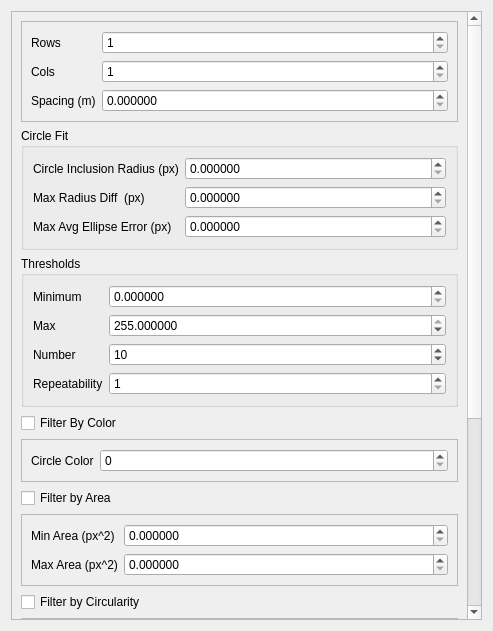
<?xml version="1.0" encoding="UTF-8"?>
<ui version="4.0">
 <class>ModifiedCircleGridTargetFinder</class>
 <widget class="QWidget" name="ModifiedCircleGridTargetFinder">
  <property name="geometry">
   <rect>
    <x>0</x>
    <y>0</y>
    <width>493</width>
    <height>631</height>
   </rect>
  </property>
  <property name="windowTitle">
   <string>Form</string>
  </property>
  <layout class="QVBoxLayout" name="verticalLayout_2">
   <item>
    <widget class="QScrollArea" name="scrollArea">
     <property name="horizontalScrollBarPolicy">
      <enum>Qt::ScrollBarAlwaysOff</enum>
     </property>
     <property name="widgetResizable">
      <bool>true</bool>
     </property>
     <widget class="QWidget" name="scrollAreaWidgetContents">
      <property name="geometry">
       <rect>
        <x>0</x>
        <y>0</y>
        <width>459</width>
        <height>1005</height>
       </rect>
      </property>
      <layout class="QVBoxLayout" name="verticalLayout">
       <item>
        <widget class="QFrame" name="frame">
         <property name="frameShape">
          <enum>QFrame::StyledPanel</enum>
         </property>
         <property name="frameShadow">
          <enum>QFrame::Raised</enum>
         </property>
         <layout class="QFormLayout" name="formLayout_5">
          <item row="0" column="0">
           <widget class="QLabel" name="label">
            <property name="text">
             <string>Rows</string>
            </property>
           </widget>
          </item>
          <item row="0" column="1">
           <widget class="QSpinBox" name="rowSpinBox">
            <property name="minimum">
             <number>1</number>
            </property>
           </widget>
          </item>
          <item row="1" column="0">
           <widget class="QLabel" name="label_2">
            <property name="text">
             <string>Cols</string>
            </property>
           </widget>
          </item>
          <item row="1" column="1">
           <widget class="QSpinBox" name="colSpinBox">
            <property name="minimum">
             <number>1</number>
            </property>
           </widget>
          </item>
          <item row="2" column="0">
           <widget class="QLabel" name="label_3">
            <property name="text">
             <string>Spacing (m)</string>
            </property>
           </widget>
          </item>
          <item row="2" column="1">
           <widget class="QDoubleSpinBox" name="spacingDoubleSpinBox">
            <property name="decimals">
             <number>6</number>
            </property>
            <property name="maximum">
             <double>1000000000.000000000000000</double>
            </property>
            <property name="singleStep">
             <double>0.010000000000000</double>
            </property>
           </widget>
          </item>
         </layout>
        </widget>
       </item>
       <item>
        <widget class="QGroupBox" name="groupBox_5">
         <property name="title">
          <string>Circle Fit</string>
         </property>
         <layout class="QFormLayout" name="formLayout_6">
          <item row="0" column="0">
           <widget class="QLabel" name="label_8">
            <property name="text">
             <string>Circle Inclusion Radius (px)</string>
            </property>
           </widget>
          </item>
          <item row="0" column="1">
           <widget class="QDoubleSpinBox" name="circleInclusionRadiusDoubleSpinBox">
            <property name="decimals">
             <number>6</number>
            </property>
            <property name="maximum">
             <double>1000000000.000000000000000</double>
            </property>
           </widget>
          </item>
          <item row="1" column="0">
           <widget class="QLabel" name="label_9">
            <property name="text">
             <string>Max Radius Diff  (px)</string>
            </property>
           </widget>
          </item>
          <item row="2" column="0">
           <widget class="QLabel" name="label_10">
            <property name="text">
             <string>Max Avg Ellipse Error (px)</string>
            </property>
           </widget>
          </item>
          <item row="1" column="1">
           <widget class="QDoubleSpinBox" name="maxRadiusDiffDoubleSpinBox">
            <property name="decimals">
             <number>6</number>
            </property>
            <property name="maximum">
             <double>1000000000.000000000000000</double>
            </property>
           </widget>
          </item>
          <item row="2" column="1">
           <widget class="QDoubleSpinBox" name="maxAvgEllipseErrorDoubleSpinBox">
            <property name="decimals">
             <number>6</number>
            </property>
            <property name="maximum">
             <double>1.000000000000000</double>
            </property>
           </widget>
          </item>
         </layout>
        </widget>
       </item>
       <item>
        <widget class="QGroupBox" name="groupBox">
         <property name="title">
          <string>Thresholds</string>
         </property>
         <layout class="QFormLayout" name="formLayout_9">
          <item row="0" column="0">
           <widget class="QLabel" name="label_4">
            <property name="text">
             <string>Minimum</string>
            </property>
           </widget>
          </item>
          <item row="0" column="1">
           <widget class="QDoubleSpinBox" name="minThresholdSpinBox">
            <property name="decimals">
             <number>6</number>
            </property>
            <property name="maximum">
             <double>255.000000000000000</double>
            </property>
           </widget>
          </item>
          <item row="1" column="0">
           <widget class="QLabel" name="label_5">
            <property name="text">
             <string>Max</string>
            </property>
           </widget>
          </item>
          <item row="1" column="1">
           <widget class="QDoubleSpinBox" name="maxThresholdSpinBox">
            <property name="decimals">
             <number>6</number>
            </property>
            <property name="maximum">
             <double>255.000000000000000</double>
            </property>
            <property name="value">
             <double>255.000000000000000</double>
            </property>
           </widget>
          </item>
          <item row="2" column="0">
           <widget class="QLabel" name="label_6">
            <property name="text">
             <string>Number</string>
            </property>
           </widget>
          </item>
          <item row="2" column="1">
           <widget class="QSpinBox" name="numThresholdSpinBox">
            <property name="minimum">
             <number>0</number>
            </property>
            <property name="maximum">
             <number>1000000000</number>
            </property>
            <property name="value">
             <number>10</number>
            </property>
           </widget>
          </item>
          <item row="3" column="0">
           <widget class="QLabel" name="label_7">
            <property name="text">
             <string>Repeatability</string>
            </property>
           </widget>
          </item>
          <item row="3" column="1">
           <widget class="QSpinBox" name="minRepeatSpinBox">
            <property name="minimum">
             <number>1</number>
            </property>
            <property name="maximum">
             <number>1000000000</number>
            </property>
           </widget>
          </item>
         </layout>
        </widget>
       </item>
       <item>
        <widget class="QCheckBox" name="filterByColorCheckBox">
         <property name="text">
          <string>Filter By Color</string>
         </property>
        </widget>
       </item>
       <item>
        <widget class="QFrame" name="frame_filter_color">
         <property name="frameShape">
          <enum>QFrame::StyledPanel</enum>
         </property>
         <property name="frameShadow">
          <enum>QFrame::Raised</enum>
         </property>
         <layout class="QFormLayout" name="formLayout_7">
          <item row="0" column="0">
           <widget class="QLabel" name="label_12">
            <property name="text">
             <string>Circle Color</string>
            </property>
           </widget>
          </item>
          <item row="0" column="1">
           <widget class="QSpinBox" name="circleColorSpinBox">
            <property name="minimum">
             <number>0</number>
            </property>
            <property name="maximum">
             <number>255</number>
            </property>
           </widget>
          </item>
         </layout>
        </widget>
       </item>
       <item>
        <widget class="QCheckBox" name="filterByAreaCheckBox">
         <property name="text">
          <string>Filter by Area</string>
         </property>
        </widget>
       </item>
       <item>
        <widget class="QFrame" name="frame_filter_area">
         <property name="frameShape">
          <enum>QFrame::StyledPanel</enum>
         </property>
         <property name="frameShadow">
          <enum>QFrame::Raised</enum>
         </property>
         <layout class="QFormLayout" name="formLayout_2">
          <item row="0" column="0">
           <widget class="QLabel" name="label_14">
            <property name="text">
             <string>Min Area (px^2)</string>
            </property>
           </widget>
          </item>
          <item row="0" column="1">
           <widget class="QDoubleSpinBox" name="maxAreaDoubleSpinBox">
            <property name="decimals">
             <number>6</number>
            </property>
            <property name="maximum">
             <double>1000000000.000000000000000</double>
            </property>
           </widget>
          </item>
          <item row="1" column="0">
           <widget class="QLabel" name="label_15">
            <property name="text">
             <string>Max Area (px^2)</string>
            </property>
           </widget>
          </item>
          <item row="1" column="1">
           <widget class="QDoubleSpinBox" name="minAreaDoubleSpinBox">
            <property name="decimals">
             <number>6</number>
            </property>
            <property name="maximum">
             <double>1000000000.000000000000000</double>
            </property>
           </widget>
          </item>
         </layout>
        </widget>
       </item>
       <item>
        <widget class="QCheckBox" name="filterByCircularityCheckBox">
         <property name="text">
          <string>Filter by Circularity</string>
         </property>
        </widget>
       </item>
       <item>
        <widget class="QFrame" name="frame_filter_circularity">
         <property name="frameShape">
          <enum>QFrame::StyledPanel</enum>
         </property>
         <property name="frameShadow">
          <enum>QFrame::Raised</enum>
         </property>
         <layout class="QFormLayout" name="formLayout_3">
          <item row="0" column="0">
           <widget class="QLabel" name="label_17">
            <property name="text">
             <string>Min Circularity</string>
            </property>
           </widget>
          </item>
          <item row="1" column="0">
           <widget class="QLabel" name="label_18">
            <property name="text">
             <string>Max Circularity</string>
            </property>
           </widget>
          </item>
          <item row="0" column="1">
           <widget class="QDoubleSpinBox" name="minCircularityDoubleSpinBox">
            <property name="decimals">
             <number>6</number>
            </property>
            <property name="maximum">
             <double>1000000000.000000000000000</double>
            </property>
           </widget>
          </item>
          <item row="1" column="1">
           <widget class="QDoubleSpinBox" name="maxCircularityDoubleSpinBox">
            <property name="decimals">
             <number>6</number>
            </property>
            <property name="maximum">
             <double>1000000000.000000000000000</double>
            </property>
           </widget>
          </item>
         </layout>
        </widget>
       </item>
       <item>
        <widget class="QCheckBox" name="filterByInertiaCheckBox">
         <property name="text">
          <string>Filter by Inertia</string>
         </property>
        </widget>
       </item>
       <item>
        <widget class="QFrame" name="frame_filter_inertia">
         <property name="frameShape">
          <enum>QFrame::StyledPanel</enum>
         </property>
         <property name="frameShadow">
          <enum>QFrame::Raised</enum>
         </property>
         <layout class="QFormLayout" name="formLayout_4">
          <item row="0" column="0">
           <widget class="QLabel" name="label_20">
            <property name="text">
             <string>Min Inertia Ratio</string>
            </property>
           </widget>
          </item>
          <item row="0" column="1">
           <widget class="QDoubleSpinBox" name="minInertiaRatioDoubleSpinBox">
            <property name="decimals">
             <number>6</number>
            </property>
            <property name="maximum">
             <double>1000000000.000000000000000</double>
            </property>
           </widget>
          </item>
          <item row="1" column="0">
           <widget class="QLabel" name="label_21">
            <property name="text">
             <string>Max Inertia Ratio</string>
            </property>
           </widget>
          </item>
          <item row="1" column="1">
           <widget class="QDoubleSpinBox" name="maxInertiaRatioDoubleSpinBox">
            <property name="decimals">
             <number>6</number>
            </property>
            <property name="maximum">
             <double>1000000000.000000000000000</double>
            </property>
           </widget>
          </item>
         </layout>
        </widget>
       </item>
       <item>
        <widget class="QCheckBox" name="filterByConvexityCheckBox">
         <property name="text">
          <string>Filter by Convexity</string>
         </property>
        </widget>
       </item>
       <item>
        <widget class="QFrame" name="frame_filter_convexity">
         <property name="frameShape">
          <enum>QFrame::StyledPanel</enum>
         </property>
         <property name="frameShadow">
          <enum>QFrame::Raised</enum>
         </property>
         <layout class="QFormLayout" name="formLayout">
          <item row="0" column="0">
           <widget class="QLabel" name="label_23">
            <property name="text">
             <string>Min Convexity</string>
            </property>
           </widget>
          </item>
          <item row="0" column="1">
           <widget class="QDoubleSpinBox" name="minConvexityDoubleSpinBox">
            <property name="decimals">
             <number>6</number>
            </property>
            <property name="maximum">
             <double>1000000000.000000000000000</double>
            </property>
           </widget>
          </item>
          <item row="1" column="0">
           <widget class="QLabel" name="label_24">
            <property name="text">
             <string>Max Convexity</string>
            </property>
           </widget>
          </item>
          <item row="1" column="1">
           <widget class="QDoubleSpinBox" name="maxConvexityDoubleSpinBox">
            <property name="decimals">
             <number>6</number>
            </property>
            <property name="maximum">
             <double>1000000000.000000000000000</double>
            </property>
           </widget>
          </item>
         </layout>
        </widget>
       </item>
      </layout>
     </widget>
    </widget>
   </item>
  </layout>
 </widget>
 <resources/>
 <connections/>
</ui>
